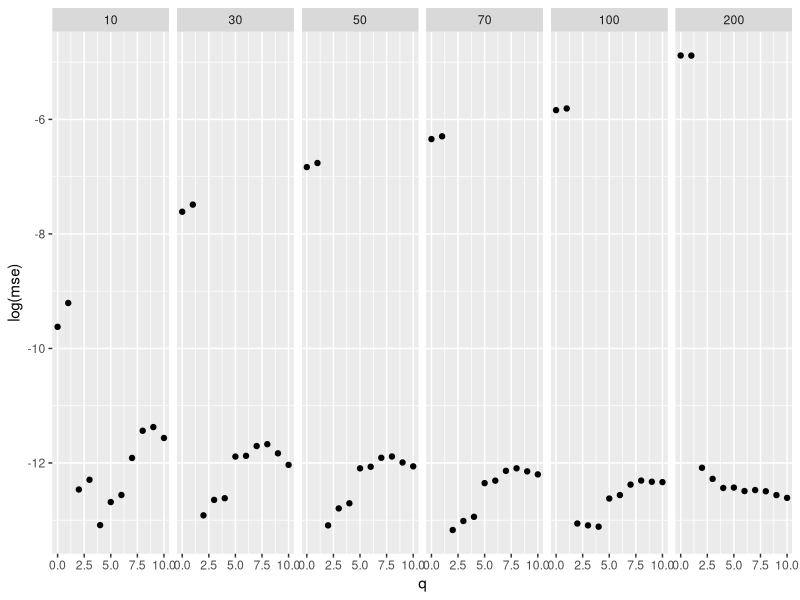
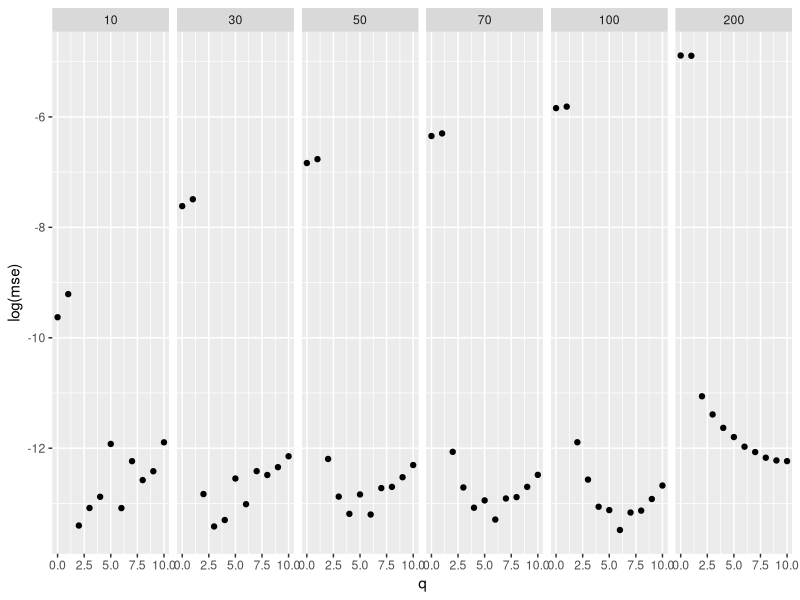
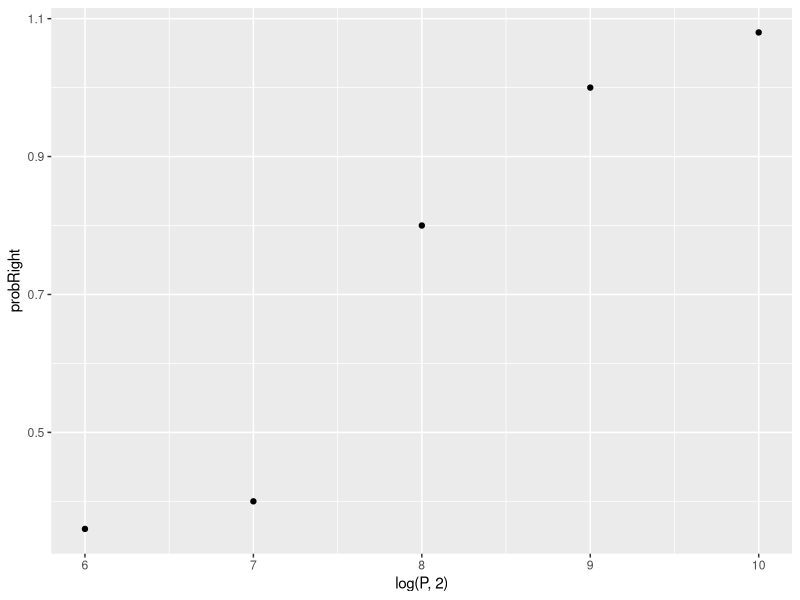

The R source for these figures, in order: (Note: this script raises an error after producing the figures.)
## ---- chunk 1
sqrtFitMSE <- function(q, ell, N, applyWeights=FALSE) {
        p <- length(ell)
        x <- ell[(q+1):(q+N)]
        u <- ((p-q):(p-q-N+1))/(p-q)
        y <- (1-u)^(2/3)
#         if (applyWeights==FALSE) {
#                 w <- NULL
#                 } else {
#                         w <- 1/(1+y)
#                         w <- (length(x):1)^2
#                         } 
        fit <- lm(y~x)
        return(mean(fit$residuals^2))
        }
## ---- chunk 2
library(ggplot2)
p <- 1000
n <- 2000
lam <- c(100,50)
k <- length(lam)
Sigma = diag(c(lam, rep(0,p-k))+rep(1,p))
S <- rWishart(1,n,Sigma)
S <- S[,,1]/n
ell <- eigen(S,TRUE,TRUE)$values
max_k <- 10
N <- c(10, 30, 70, 50, 100, 200)
MSE <- data.frame(N=rep(N,each=max_k+1),q=rep(0:max_k, length(N)))
MSE$mse <- apply(MSE, 1, function(row) sqrtFitMSE(row[2], ell, row[1], applyWeights=FALSE))
qplot(q, log(mse), data=MSE, facets=.~N)        
## ---- chunk 3
noise_lam <- runif(p,0.5,1.5)
Sigma = diag(c(lam, rep(0,p-k)) + noise_lam)
S <- rWishart(1,n,Sigma)
S <- S[,,1]/n
ell <- eigen(S,TRUE,TRUE)$values
max_k <- 10
N <- c(10, 30, 70, 50, 100, 200)
MSE <- data.frame(N=rep(N,each=max_k+1), q=rep(0:max_k, length(N)))
MSE$mse <- apply(MSE, 1, function(row) sqrtFitMSE(row[2], ell, row[1], applyWeights=FALSE))
qplot(q, log(mse), data=MSE, facets=.~N)        
## ---- chunk 4
sqrtFit <- function(max_k, ell, N) {
        mse <- rep(0, max_k+1)
        for (q in 0:max_k) {
                mse[q+1] <- sqrtFitMSE(q, ell, N, applyWeights=FALSE)
                }
        return(which.min(mse)-1)
        }
## ---- chunk 5
iter <- 50
## ---- chunk 6
P <- 2^c(6, 7, 8, 9, 10)
lam <- c(100,50)
k <- length(lam)
max_k <- 10

DF <- data.frame(P=P, n=2*P, N=sqrt(P))
DF$probRight <- apply(DF, 1, function(row) {
        p <- row[["P"]]
        n <- row[["n"]]
        N <- row[["N"]]
        count <- 0;
        for (i in 1:iter) {
                noise_lam <- runif(p, 0.5, 1.5)
                Sigma <- diag(c(lam, rep(0,p-k)) + noise_lam);
                S <- rWishart(1, n, Sigma);
                S <- S[,,1]/n;
                ell <- as.numeric(eigen(S,TRUE,TRUE)$values)
                count <- count + (sqrtFit(max_k, ell, N)==k)
                count <- count + (sqrtFit(max_k, ell, N)==k)
                }
        return(count / iter)
        })
qplot(log(P, 2), probRight, data=DF)    
## ---- chunk 7
p <- 512
n <- 2*p
N <- sqrt(p)
lam <- c(100)
k <- length(lam)
iter <- 
k_est <- 3
for (k_est in 1:5) {
alpha <- 0.08
elem <- 5
a <- Fhat(l[k_est+1],l,k_est)
b <- l[k_est+1]
x2<- l[(k_est+1):(k_est+elem)]
z <- (b-x2)^1.5
y <- sapply(x2,Fhat,l=l,k=k_est)
alpha <- (a-y)%*%z/(z%*%z)
plot(x2,sapply(x2,Fhat,l=l,k=k_est),col="blue")
lines(x2,a-alpha*(b-x2)^1.5,col="red")
mse[k_Est] <- (a-alpha*z-y)%*%(a-alpha*z-y)
}
k_est <- 3
for (k_est in 1:5) {
alpha <- 0.08
elem <- 5
a <- Fhat(l[k_est+1],l,k_est)
b <- l[k_est+1]
x2<- l[(k_est+1):(k_est+elem)]
z <- (b-x2)^1.5
y <- sapply(x2,Fhat,l=l,k=k_est)
alpha <- (a-y)%*%z/(z%*%z)
plot(x2,sapply(x2,Fhat,l=l,k=k_est),col="blue")
lines(x2,a-alpha*(b-x2)^1.5,col="red")
mse[k_Est] <- (a-alpha*z-y)%*%(a-alpha*z-y)
}
k_est <- 3
for (k_est in 1:5) {
alpha <- 0.08
elem <- 5
a <- Fhat(l[k_est+1],l,k_est)
b <- l[k_est+1]
x2<- l[(k_est+1):(k_est+elem)]
z <- (b-x2)^1.5
y <- sapply(x2,Fhat,l=l,k=k_est)
alpha <- (a-y)%*%z/(z%*%z)
plot(x2,sapply(x2,Fhat,l=l,k=k_est),col="blue")
lines(x2,a-alpha*(b-x2)^1.5,col="red")
mse[k_Est] <- (a-alpha*z-y)%*%(a-alpha*z-y)
}
k_est <- 3
for (k_est in 1:5) {
alpha <- 0.08
elem <- 5
a <- Fhat(l[k_est+1],l,k_est)
b <- l[k_est+1]
x2<- l[(k_est+1):(k_est+elem)]
z <- (b-x2)^1.5
y <- sapply(x2,Fhat,l=l,k=k_est)
alpha <- (a-y)%*%z/(z%*%z)
plot(x2,sapply(x2,Fhat,l=l,k=k_est),col="blue")
lines(x2,a-alpha*(b-x2)^1.5,col="red")
mse[k_Est] <- (a-alpha*z-y)%*%(a-alpha*z-y)
}
k_hat <- rep(0,iter)
for (i in 1:iter) {
        noise_lam <- runif(p, 0.5, 1.5)
        Sigma <- diag(c(lam, rep(0,p-k)) + noise_lam);
        S <- rWishart(1, n, Sigma);
        S <- S[,,1]/n;
        ell <- as.numeric(eigen(S,TRUE,TRUE)$values)
        #count <- count + (sqrtFit(max_k, ell, N)==k)
        k_hat[i] <- sqrtFit(max_k, ell, N)
        }
hist(k_hat, max_k+1)
